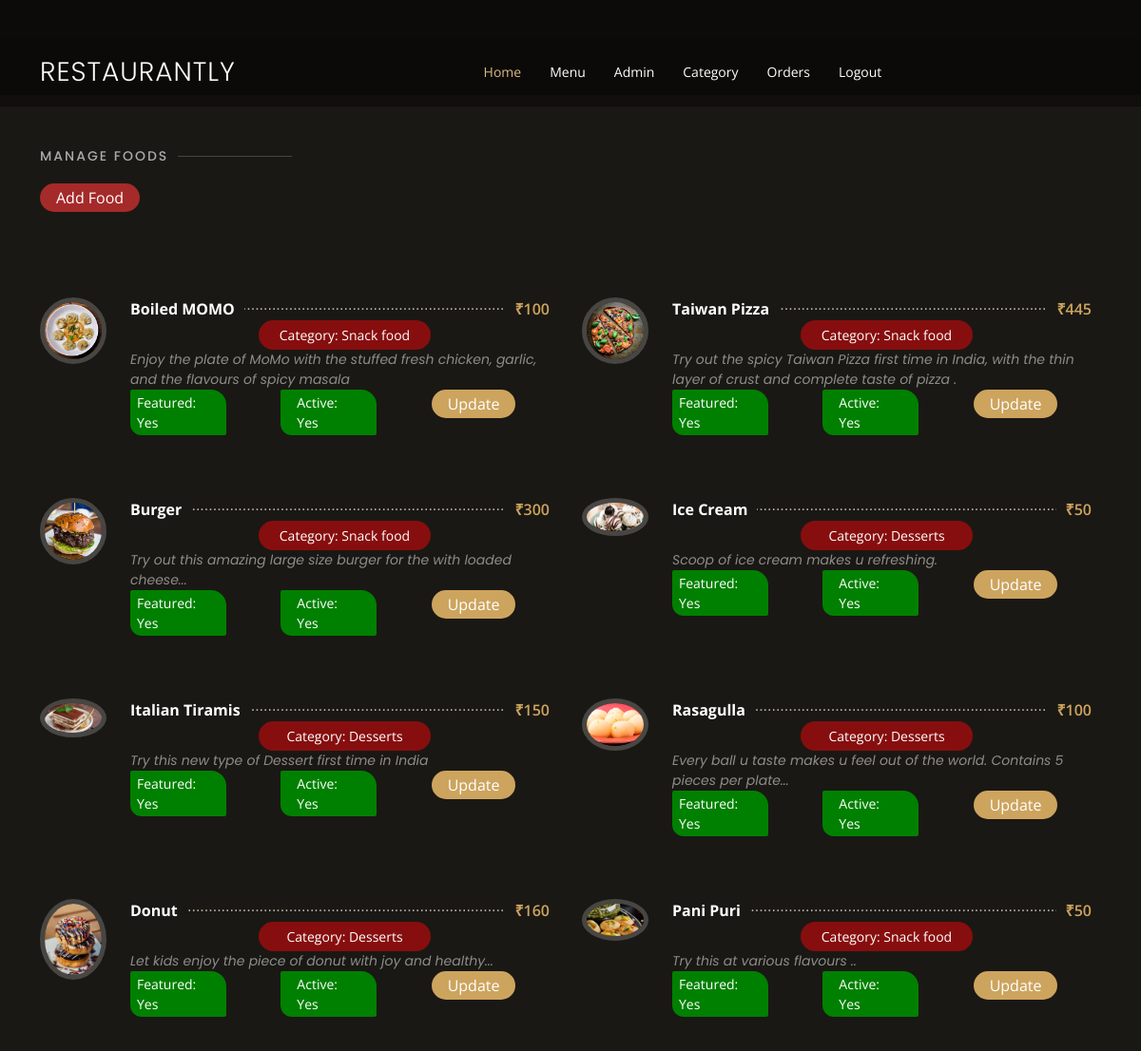
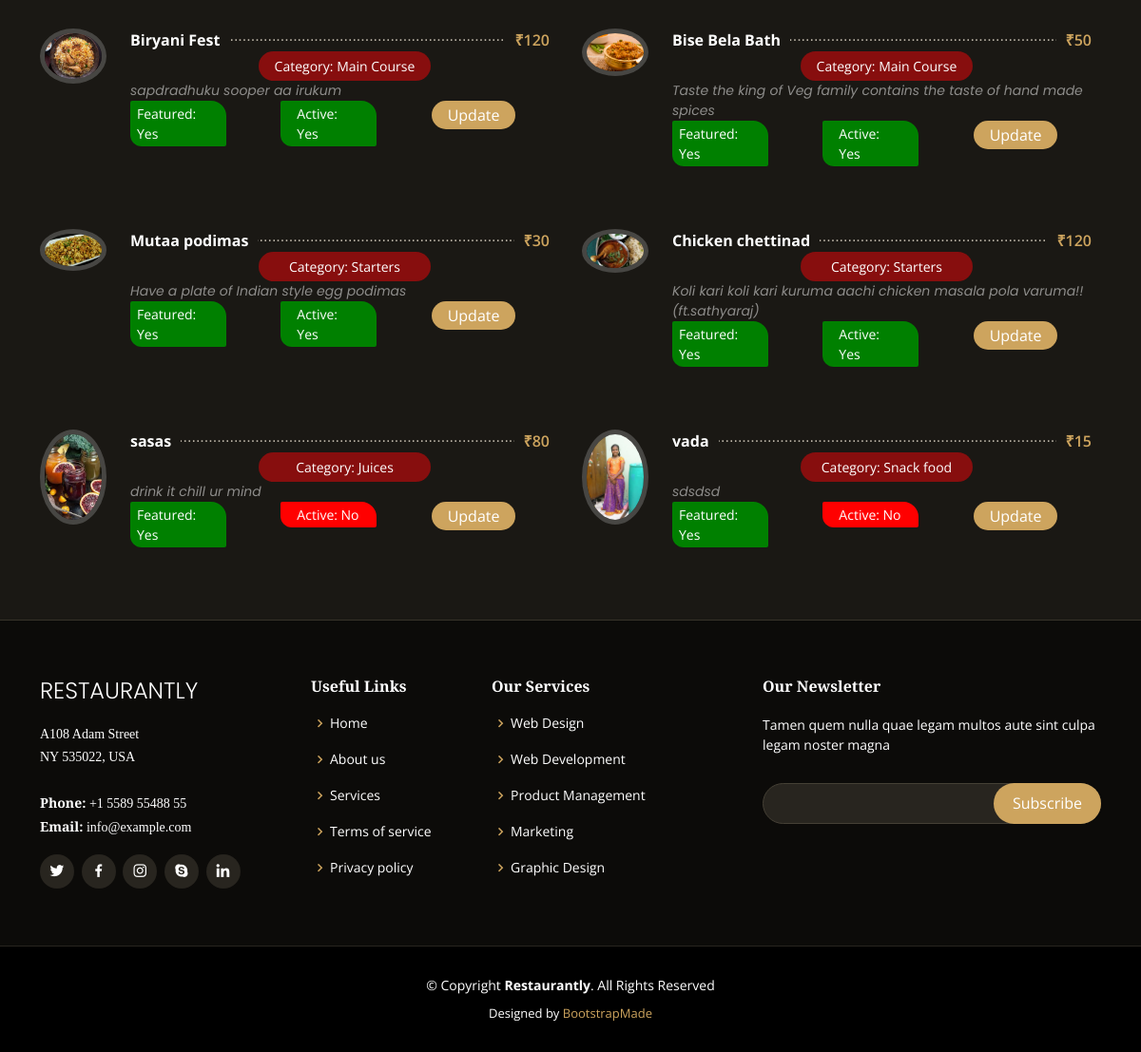
The page /food.php (signed in) on the database its author committed (2 pictures, top to bottom).
### tables this page shows
CREATE TABLE `food` (
  `id` int(10) UNSIGNED NOT NULL,
  `title` varchar(100) NOT NULL,
  `description` text NOT NULL,
  `price` decimal(10,0) NOT NULL,
  `image_name` varchar(255) NOT NULL,
  `category_id` int(10) UNSIGNED NOT NULL,
  `featured` varchar(10) NOT NULL,
  `active` varchar(10) NOT NULL,
  `created_by` int(11) DEFAULT NULL,
  `updated_by` int(11) DEFAULT NULL
);

CREATE TABLE `category` (
  `id` int(10) UNSIGNED NOT NULL,
  `title` varchar(100) NOT NULL,
  `image_name` varchar(255) NOT NULL,
  `featured` varchar(10) NOT NULL,
  `active` varchar(10) NOT NULL,
  `created_by` int(11) DEFAULT NULL,
  `updated_by` int(11) DEFAULT NULL
);

### food.php (the view, shortened to what this page needs)
<?php
include('header.php');
?>
<section id="menu" class="menu section-bg mtop">
      <div class="container" data-aos="fade-up">
<?php
if($_SESSION['role'] == 2){
?>
<div class="section-title">
          <h2>Menu</h2>
          <p>Check Our Tasty Menu</p>
        </div>
<?php
}else if($_SESSION['role'] == 1){
  ?>
  <div class="section-title">
          <h2>Manage Foods</h2>
          <div class="mt-4">
            <button class="btn-add"><a style="color: white;" href="add-food.php">Add Food</a></button>
          </div>
        </div>
  <?php
}
?>
        <div class="row menu-container" data-aos="fade-up" data-aos-delay="200">
        <?php
              $sql="SELECT food.id as id, food.title as title, food.price as price,
              food.description as description,food.featured as featured, food.active as active, food.image_name as image_name, category.title as cat_title FROM food INNER JOIN category on food.category_id = category.id";
              $res=mysqli_query($conn, $sql);
              $count=mysqli_num_rows($res);
              if($count>0)
              {
                  while($row = mysqli_fetch_assoc($res))
                  {
                   if($_SESSION['role']==1 || $row['active'] == 1) {
                      $id=$row['id'];
                      $title=$row['title'];
                      $description=$row['description'];
                      $price = $row['price'];
                      $image_name=$row['image_name'];
                      ?>
                        <div class="col-lg-6 menu-item filter-starters">
                        <div class="row">
<div class="col-lg-2">
<img src="./images/food/<?php echo $image_name;?>" class="menu-img" alt="">
</div>
<div class="col-lg-10">
            <div class="menu-content">
              <a href="#"><?php echo $title; ?></a><span>₹<?php echo $price; ?></span>
            </div>
            <?php if($_SESSION['role']==1){?>
            <div class="foodcategory">
            Category: <?php echo $row['cat_title']; ?>
         </div>
         <?php } ?>
            <div class="menu-ingredients">
            <?php echo $description; ?>
            </div>
            <?php if($_SESSION['role']==2){ ?>
            <div class="textend">
              <button class="btn-order"><a style="color: white;" href="addToCarts.php?food_id=<?php echo $id; ?>">Add</a></button>
            </div>
              <?php
                   }elseif($_SESSION['role']==1){
                     ?>
                     <div class="row">
                       <div class="col-lg-4">
                         <?php if($row['featured']==1){
                           ?>
                       <p class="foodfeatured">Featured: Yes</p>
                       <?php }else{ ?>
                       <p class="foodfeatured changecolor">Featured: No</p>
                       <?php }?>
                       </div><div class="col-lg-4">
                       <?php if($row['active']==1){
                           ?>
                       <p class="foodfeatured active">Active: Yes</p>
                       <?php }else{ ?>
                       <p class="foodfeatured active changecolor">Active: No</p>
                       <?php }?>
                       </div><div class="col-lg-4">
                     <button class="btn-order"><a style="color: white;" href="update-food.php?id=<?php echo $id; ?>">Update</a></button>
                     </div>
                    </div>
                     <?php
                   }
            ?>
                        </div>
                        </div>
          </div>
                      <?php
                  }
                  }
              }
              else
              {
                  echo"<div class='error'>Food Not Found.</div>";
              }
            ?>
        </div>
      </div>
    </section>
<?php
include('footer.php');
?>

### assets/css/style.css (style rules this page uses)
body { font-family: "Open Sans", sans-serif; background: #0c0b09; color: #fff; }
a { color: #cda45e; text-decoration: none; }
h1, h2, h3, h4, h5, h6 { font-family: "Playfair Display", serif; }
section { padding: 60px 0; overflow: hidden; }
.section-bg { background-color: #1a1814; }
.section-title { padding-bottom: 40px; }
.section-title h2 { font-size: 14px; font-weight: 500; padding: 0; line-height: 1px; margin: 0 0 5px 0; letter-spacing: 2px; text-transform: uppercase; color: #aaaaaa; font-family: "Poppins", sans-serif; }
.section-title h2::after { content: ""; width: 120px; height: 1px; display: inline-block; background: rgba(255, 255, 255, 0.2); margin: 4px 10px; }
.menu .menu-item { margin-top: 50px; }
.menu .menu-img { width: 70px; border-radius: 50%; float: left; border: 5px solid rgba(255, 255, 255, 0.2); }
.menu .menu-content { overflow: hidden; display: flex; justify-content: space-between; position: relative; }
.menu .menu-content::after { content: "......................................................................" "...................................................................." "...................................................................."; position: absolute; left: 20px; right: 0; top: -4px; z-index: 1; color: #bab3a6; font-family: Arial, "Helvetica Neue", Helvetica, sans-serif; }
.menu .menu-content a { padding-right: 10px; background: #1a1814; position: relative; z-index: 3; font-weight: 700; color: white; transition: 0.3s; }
.menu .menu-content span { background: #1a1814; position: relative; z-index: 3; padding: 0 10px; font-weight: 600; color: #cda45e; }
.menu .menu-ingredients { font-style: italic; font-size: 14px; font-family: "Poppins", sans-serif; color: rgba(255, 255, 255, 0.5); }
.mtop { margin-top:100px; }
.btn-order { background: #cda45e; border: 0; padding: 3px 17px; color: #fff; transition: 0.4s; border-radius: 50px; }
.btn-add { background: brown; border: 0; padding: 3px 17px; color: #fff; transition: 0.4s; border-radius: 50px; }
.foodfeatured { border: 0; background: green; padding: 3px 7px; color: #fff; transition: 0.4s; font-size: 14px; border-radius: 2px 16px 2px 12px; width: 75%; }
.foodfeatured.active { padding: 3px 17px; }
.changecolor { background: red; }
.foodcategory { background: #870e0e; text-align: center; padding: 5px; width: 40%; margin: auto; border-radius: 20px; font-size: 14px; }

### rows shown on the page
food: image_name (picture), title "Boiled MOMO", price "100", category.title "Snack food", description "Enjoy the plate of MoMo with the stuffed fresh chicken, garlic, and the flavours of spicy masala", featured "Featured: Yes", active "Active: Yes"
food: image_name (picture), title "Taiwan Pizza", price "445", category.title "Snack food", description "Try out the spicy Taiwan Pizza first time in India, with the thin layer of crust and complete taste of pizza .", featured "Featured: Yes", active "Active: Yes"
food: image_name (picture), title "Burger", price "300", category.title "Snack food", description "Try out this amazing large size burger for the with loaded cheese...", featured "Featured: Yes", active "Active: Yes"
food: image_name (picture), title "Ice Cream", price "50", category.title "Desserts", description "Scoop of ice cream makes u refreshing.", featured "Featured: Yes", active "Active: Yes"
food: image_name (picture), title "Italian Tiramis", price "150", category.title "Desserts", description "Try this new type of Dessert first time in India", featured "Featured: Yes", active "Active: Yes"
food: image_name (picture), title "Rasagulla", price "100", category.title "Desserts", description "Every ball u taste makes u feel out of the world. Contains 5 pieces per plate...", featured "Featured: Yes", active "Active: Yes"
food: image_name (picture), title "Donut", price "160", category.title "Desserts", description "Let kids enjoy the piece of donut with joy and healthy...", featured "Featured: Yes", active "Active: Yes"
food: image_name (picture), title "Pani Puri", price "50", category.title "Snack food", description "Try this at various flavours ..", featured "Featured: Yes", active "Active: Yes"
food: image_name (picture), title "Biryani Fest", price "120", category.title "Main Course", description "sapdradhuku sooper aa irukum", featured "Featured: Yes", active "Active: Yes"
food: image_name (picture), title "Bise Bela Bath", price "50", category.title "Main Course", description "Taste the king of Veg family contains the taste of hand made spices", featured "Featured: Yes", active "Active: Yes"
food: image_name (picture), title "Mutaa podimas", price "30", category.title "Starters", description "Have a plate of Indian style egg podimas", featured "Featured: Yes", active "Active: Yes"
food: image_name (picture), title "Chicken chettinad", price "120", category.title "Starters", description "Koli kari koli kari kuruma aachi chicken masala pola varuma!! (ft.sathyaraj)", featured "Featured: Yes", active "Active: Yes"
food: image_name (picture), title "sasas", price "80", category.title "Juices", description "drink it chill ur mind", featured "Featured: Yes", active "Active: No"
food: image_name (picture), title "vada", price "15", category.title "Snack food", description "sdsdsd", featured "Featured: Yes", active "Active: No"
